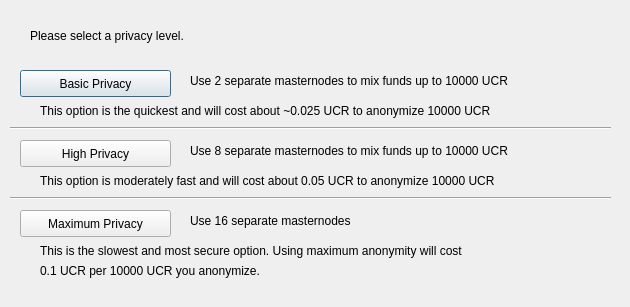
<?xml version="1.0" encoding="UTF-8"?>
<ui version="4.0">
 <class>ObfuscationConfig</class>
 <widget class="QDialog" name="ObfuscationConfig">
  <property name="geometry">
   <rect>
    <x>0</x>
    <y>0</y>
    <width>630</width>
    <height>307</height>
   </rect>
  </property>
  <property name="windowTitle">
   <string>Configure Obfuscation</string>
  </property>
  <widget class="QPushButton" name="buttonBasic">
   <property name="geometry">
    <rect>
     <x>20</x>
     <y>70</y>
     <width>151</width>
     <height>27</height>
    </rect>
   </property>
   <property name="text">
    <string>Basic Privacy</string>
   </property>
  </widget>
  <widget class="QPushButton" name="buttonHigh">
   <property name="geometry">
    <rect>
     <x>20</x>
     <y>140</y>
     <width>151</width>
     <height>27</height>
    </rect>
   </property>
   <property name="text">
    <string>High Privacy</string>
   </property>
  </widget>
  <widget class="QPushButton" name="buttonMax">
   <property name="geometry">
    <rect>
     <x>20</x>
     <y>210</y>
     <width>151</width>
     <height>27</height>
    </rect>
   </property>
   <property name="text">
    <string>Maximum Privacy</string>
   </property>
  </widget>
  <widget class="QLabel" name="label">
   <property name="geometry">
    <rect>
     <x>30</x>
     <y>20</y>
     <width>571</width>
     <height>31</height>
    </rect>
   </property>
   <property name="text">
    <string>Please select a privacy level.</string>
   </property>
  </widget>
  <widget class="QLabel" name="label_2">
   <property name="geometry">
    <rect>
     <x>190</x>
     <y>70</y>
     <width>421</width>
     <height>21</height>
    </rect>
   </property>
   <property name="text">
    <string>Use 2 separate masternodes to mix funds up to 10000 UCR</string>
   </property>
  </widget>
  <widget class="QLabel" name="label_3">
   <property name="geometry">
    <rect>
     <x>190</x>
     <y>140</y>
     <width>411</width>
     <height>21</height>
    </rect>
   </property>
   <property name="text">
    <string>Use 8 separate masternodes to mix funds up to 10000 UCR</string>
   </property>
  </widget>
  <widget class="QLabel" name="label_4">
   <property name="geometry">
    <rect>
     <x>190</x>
     <y>210</y>
     <width>421</width>
     <height>21</height>
    </rect>
   </property>
   <property name="text">
    <string>Use 16 separate masternodes</string>
   </property>
  </widget>
  <widget class="QLabel" name="label_6">
   <property name="geometry">
    <rect>
     <x>40</x>
     <y>100</y>
     <width>561</width>
     <height>21</height>
    </rect>
   </property>
   <property name="text">
    <string>This option is the quickest and will cost about ~0.025 UCR to anonymize 10000 UCR</string>
   </property>
  </widget>
  <widget class="QLabel" name="label_7">
   <property name="geometry">
    <rect>
     <x>40</x>
     <y>170</y>
     <width>561</width>
     <height>21</height>
    </rect>
   </property>
   <property name="text">
    <string>This option is moderately fast and will cost about 0.05 UCR to anonymize 10000 UCR</string>
   </property>
  </widget>
  <widget class="QLabel" name="label_8">
   <property name="geometry">
    <rect>
     <x>40</x>
     <y>240</y>
     <width>561</width>
     <height>21</height>
    </rect>
   </property>
   <property name="text">
    <string>This is the slowest and most secure option. Using maximum anonymity will cost</string>
   </property>
  </widget>
  <widget class="QLabel" name="label_9">
   <property name="geometry">
    <rect>
     <x>40</x>
     <y>260</y>
     <width>561</width>
     <height>21</height>
    </rect>
   </property>
   <property name="text">
    <string>0.1 UCR per 10000 UCR you anonymize.</string>
   </property>
  </widget>
  <widget class="Line" name="line">
   <property name="geometry">
    <rect>
     <x>10</x>
     <y>120</y>
     <width>601</width>
     <height>16</height>
    </rect>
   </property>
   <property name="orientation">
    <enum>Qt::Horizontal</enum>
   </property>
  </widget>
  <widget class="Line" name="line_2">
   <property name="geometry">
    <rect>
     <x>10</x>
     <y>190</y>
     <width>601</width>
     <height>16</height>
    </rect>
   </property>
   <property name="orientation">
    <enum>Qt::Horizontal</enum>
   </property>
  </widget>
 </widget>
 <resources/>
 <connections/>
</ui>
